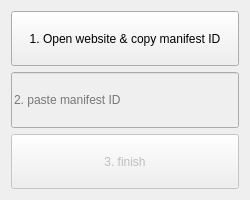
<?xml version="1.0" encoding="UTF-8"?>
<ui version="4.0">
 <class>Form</class>
 <widget class="QWidget" name="Form">
  <property name="enabled">
   <bool>true</bool>
  </property>
  <property name="geometry">
   <rect>
    <x>0</x>
    <y>0</y>
    <width>250</width>
    <height>200</height>
   </rect>
  </property>
  <property name="sizePolicy">
   <sizepolicy hsizetype="Fixed" vsizetype="Fixed">
    <horstretch>0</horstretch>
    <verstretch>0</verstretch>
   </sizepolicy>
  </property>
  <property name="minimumSize">
   <size>
    <width>200</width>
    <height>200</height>
   </size>
  </property>
  <property name="maximumSize">
   <size>
    <width>250</width>
    <height>200</height>
   </size>
  </property>
  <property name="windowTitle">
   <string>Form</string>
  </property>
  <layout class="QVBoxLayout" name="verticalLayout">
   <item>
    <widget class="QPushButton" name="websiteButton">
     <property name="sizePolicy">
      <sizepolicy hsizetype="Minimum" vsizetype="Minimum">
       <horstretch>0</horstretch>
       <verstretch>0</verstretch>
      </sizepolicy>
     </property>
     <property name="text">
      <string>1. Open website &amp;&amp; copy manifest ID</string>
     </property>
    </widget>
   </item>
   <item>
    <widget class="QLineEdit" name="manifestEdit">
     <property name="enabled">
      <bool>false</bool>
     </property>
     <property name="sizePolicy">
      <sizepolicy hsizetype="Expanding" vsizetype="Minimum">
       <horstretch>0</horstretch>
       <verstretch>0</verstretch>
      </sizepolicy>
     </property>
     <property name="statusTip">
      <string/>
     </property>
     <property name="text">
      <string/>
     </property>
     <property name="placeholderText">
      <string>2. paste manifest ID</string>
     </property>
    </widget>
   </item>
   <item>
    <widget class="QPushButton" name="finishButton">
     <property name="enabled">
      <bool>false</bool>
     </property>
     <property name="sizePolicy">
      <sizepolicy hsizetype="Minimum" vsizetype="Minimum">
       <horstretch>0</horstretch>
       <verstretch>0</verstretch>
      </sizepolicy>
     </property>
     <property name="text">
      <string>3. finish</string>
     </property>
    </widget>
   </item>
  </layout>
 </widget>
 <resources/>
 <connections/>
</ui>
